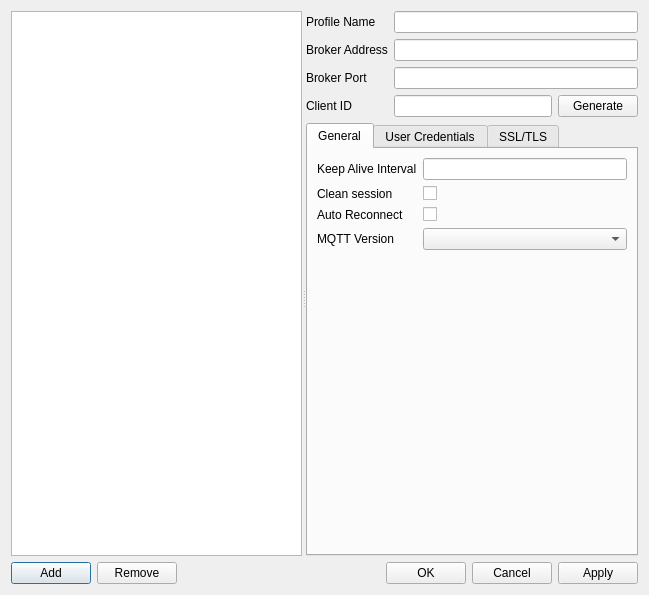
<?xml version="1.0" encoding="UTF-8"?>
<ui version="4.0">
 <class>BrokerDialog</class>
 <widget class="QDialog" name="BrokerDialog">
  <property name="geometry">
   <rect>
    <x>0</x>
    <y>0</y>
    <width>649</width>
    <height>595</height>
   </rect>
  </property>
  <property name="windowTitle">
   <string>Edit Connections</string>
  </property>
  <layout class="QGridLayout" name="gridLayout">
   <item row="0" column="0">
    <widget class="QSplitter" name="splitter">
     <property name="orientation">
      <enum>Qt::Horizontal</enum>
     </property>
     <widget class="QWidget" name="verticalLayoutWidget">
      <layout class="QVBoxLayout" name="layout_2">
       <item>
        <widget class="QListView" name="brokers"/>
       </item>
       <item>
        <layout class="QHBoxLayout" name="layout">
         <item>
          <widget class="QPushButton" name="add">
           <property name="text">
            <string>Add</string>
           </property>
          </widget>
         </item>
         <item>
          <widget class="QPushButton" name="remove">
           <property name="text">
            <string>Remove</string>
           </property>
          </widget>
         </item>
         <item>
          <spacer name="horizontalSpacer_2">
           <property name="orientation">
            <enum>Qt::Horizontal</enum>
           </property>
           <property name="sizeHint" stdset="0">
            <size>
             <width>40</width>
             <height>20</height>
            </size>
           </property>
          </spacer>
         </item>
        </layout>
       </item>
      </layout>
     </widget>
     <widget class="QWidget" name="layoutWidget">
      <layout class="QVBoxLayout" name="verticalLayout">
       <item>
        <layout class="QFormLayout" name="formLayout">
         <item row="0" column="0">
          <widget class="QLabel" name="profileNameLabel">
           <property name="text">
            <string>Profile Name</string>
           </property>
          </widget>
         </item>
         <item row="0" column="1">
          <widget class="QLineEdit" name="profileName"/>
         </item>
         <item row="1" column="0">
          <widget class="QLabel" name="brokerAddressLabel">
           <property name="text">
            <string>Broker Address</string>
           </property>
          </widget>
         </item>
         <item row="1" column="1">
          <widget class="QLineEdit" name="brokerAddress"/>
         </item>
         <item row="2" column="0">
          <widget class="QLabel" name="brokerPortLabel">
           <property name="text">
            <string>Broker Port</string>
           </property>
          </widget>
         </item>
         <item row="2" column="1">
          <widget class="QLineEdit" name="brokerPort"/>
         </item>
         <item row="3" column="0">
          <widget class="QLabel" name="clientIdLabel">
           <property name="text">
            <string>Client ID</string>
           </property>
          </widget>
         </item>
         <item row="3" column="1">
          <widget class="QWidget" name="widget" native="true">
           <layout class="QHBoxLayout" name="horizontalLayout">
            <property name="leftMargin">
             <number>0</number>
            </property>
            <property name="topMargin">
             <number>0</number>
            </property>
            <property name="rightMargin">
             <number>0</number>
            </property>
            <property name="bottomMargin">
             <number>0</number>
            </property>
            <item>
             <widget class="QLineEdit" name="clientId"/>
            </item>
            <item>
             <widget class="QPushButton" name="generate">
              <property name="text">
               <string>Generate</string>
              </property>
             </widget>
            </item>
           </layout>
          </widget>
         </item>
         <item row="4" column="0" colspan="2">
          <widget class="QTabWidget" name="tabWidget">
           <property name="sizePolicy">
            <sizepolicy hsizetype="Expanding" vsizetype="Expanding">
             <horstretch>0</horstretch>
             <verstretch>0</verstretch>
            </sizepolicy>
           </property>
           <property name="currentIndex">
            <number>0</number>
           </property>
           <widget class="QWidget" name="general">
            <attribute name="title">
             <string>General</string>
            </attribute>
            <layout class="QFormLayout" name="formLayout_2">
             <item row="0" column="0">
              <widget class="QLabel" name="keepAliveLabel">
               <property name="text">
                <string>Keep Alive Interval</string>
               </property>
              </widget>
             </item>
             <item row="0" column="1">
              <widget class="QLineEdit" name="keepAlive"/>
             </item>
             <item row="1" column="0">
              <widget class="QLabel" name="cleanSessionLabel">
               <property name="text">
                <string>Clean session</string>
               </property>
              </widget>
             </item>
             <item row="1" column="1">
              <widget class="QCheckBox" name="cleanSession">
               <property name="text">
                <string/>
               </property>
              </widget>
             </item>
             <item row="2" column="0">
              <widget class="QLabel" name="autoReconnectLabel">
               <property name="text">
                <string>Auto Reconnect</string>
               </property>
              </widget>
             </item>
             <item row="2" column="1">
              <widget class="QCheckBox" name="autoReconnect">
               <property name="text">
                <string/>
               </property>
              </widget>
             </item>
             <item row="3" column="0">
              <widget class="QLabel" name="mqttVersionLabel">
               <property name="text">
                <string>MQTT Version</string>
               </property>
              </widget>
             </item>
             <item row="3" column="1">
              <widget class="QComboBox" name="mqttVersion"/>
             </item>
            </layout>
           </widget>
           <widget class="QWidget" name="userCredentials">
            <attribute name="title">
             <string>User Credentials</string>
            </attribute>
            <layout class="QFormLayout" name="formLayout_3">
             <item row="0" column="1">
              <widget class="QLineEdit" name="username"/>
             </item>
             <item row="0" column="0">
              <widget class="QLabel" name="usernameLabel">
               <property name="text">
                <string>User Name</string>
               </property>
              </widget>
             </item>
             <item row="1" column="0">
              <widget class="QLabel" name="passwordLabel">
               <property name="text">
                <string>Password</string>
               </property>
              </widget>
             </item>
             <item row="1" column="1">
              <widget class="QLineEdit" name="password"/>
             </item>
            </layout>
           </widget>
           <widget class="QWidget" name="ssl">
            <attribute name="title">
             <string>SSL/TLS</string>
            </attribute>
            <layout class="QFormLayout" name="formLayout_4">
             <item row="1" column="1">
              <widget class="QComboBox" name="sslProtocol"/>
             </item>
             <item row="1" column="0">
              <widget class="QLabel" name="sslProtocolLabel">
               <property name="text">
                <string>Protocol</string>
               </property>
              </widget>
             </item>
             <item row="0" column="1">
              <widget class="QCheckBox" name="enableSsl">
               <property name="text">
                <string/>
               </property>
              </widget>
             </item>
             <item row="0" column="0">
              <widget class="QLabel" name="enableSslLabel">
               <property name="text">
                <string>Enable SSL/TLS</string>
               </property>
              </widget>
             </item>
            </layout>
           </widget>
          </widget>
         </item>
        </layout>
       </item>
       <item>
        <layout class="QHBoxLayout" name="buttonLayout">
         <item>
          <spacer name="horizontalSpacer">
           <property name="orientation">
            <enum>Qt::Horizontal</enum>
           </property>
           <property name="sizeHint" stdset="0">
            <size>
             <width>40</width>
             <height>20</height>
            </size>
           </property>
          </spacer>
         </item>
         <item>
          <widget class="QPushButton" name="ok">
           <property name="text">
            <string>OK</string>
           </property>
          </widget>
         </item>
         <item>
          <widget class="QPushButton" name="cancel">
           <property name="text">
            <string>Cancel</string>
           </property>
          </widget>
         </item>
         <item>
          <widget class="QPushButton" name="apply">
           <property name="text">
            <string>Apply</string>
           </property>
          </widget>
         </item>
        </layout>
       </item>
      </layout>
     </widget>
    </widget>
   </item>
  </layout>
 </widget>
 <resources/>
 <connections/>
</ui>
